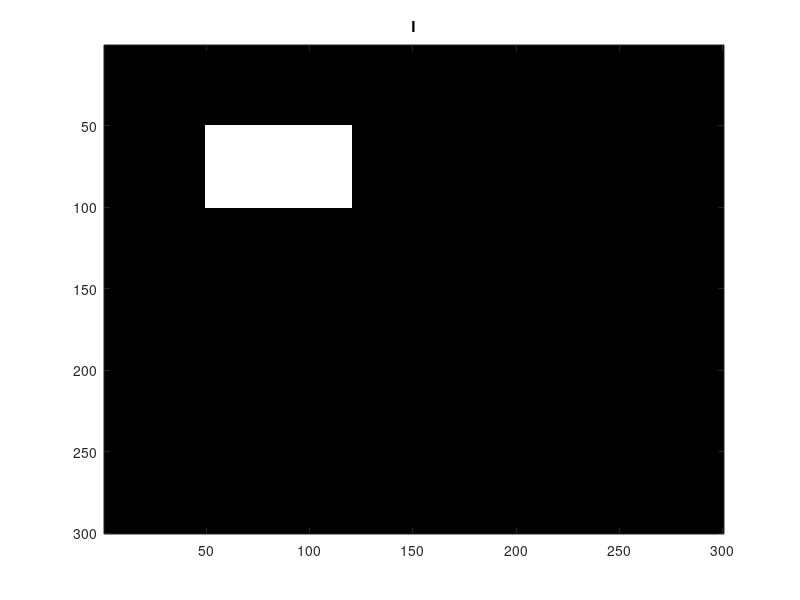
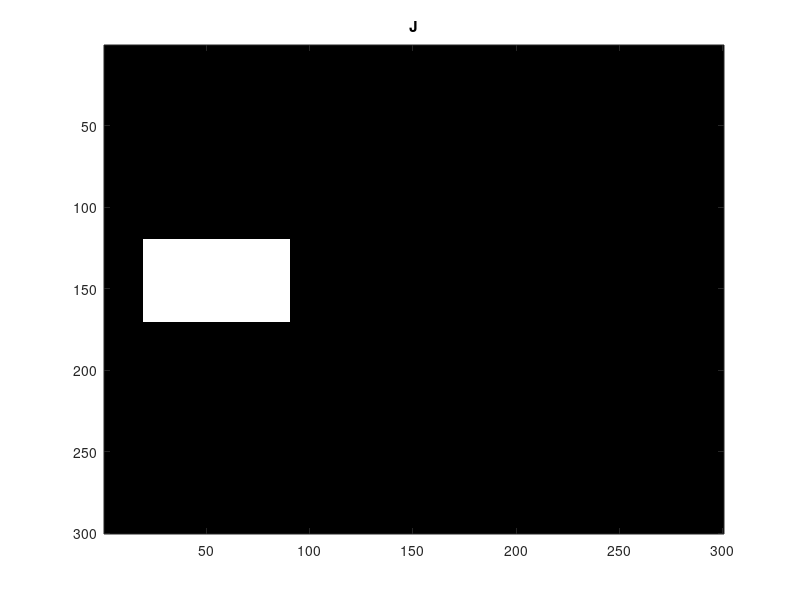

These charts were generated, in order, by the following MATLAB code: (Note: this script raises an error after producing the figures.)
%% Assignment 5 : Question 6

%% With noise-free inputs
tic;
disp('Inputs');
I = zeros(300, 300);
I(50:100, 50:120) = 255;
J = zeros(300, 300);
J(120:170, 20:90) = 255;

figure; colormap gray;
imagesc(I); title('I'); 
figure; colormap gray;
imagesc(J); title('J'); 

myCrossPowerSpectrum(I, J);
toc;
snapnow;

%% With noisy inputs
tic;
rng(0);
I = I + randn(size(I)) * 20;
J = J + randn(size(J)) * 20;

disp('Noisy inputs');
figure;
colormap gray;
imagesc(I); title('Noisy I');
figure; 
colormap gray;
imagesc(J); title('Noisy J');

myCrossPowerSpectrum(I, J);
toc;
snapnow;

%% Conclusion
% The marker in the outputs indicates the position of the impulse. As
% mentioned in the paper, this impulse indicates the translation difference
% between two input images. Note that these translations are periodic, i.e.
% a translation of $X$ along a dimension is same as a translation of $N -
% X$ in the opposite direction. Thus, the values obtained match with
% expected values. Moreover, addition of noise spreads the impulse response
% along both dimensions i.e. instead of a single bright pixel, we get a set
% of pixels with varying intensities.
%
% The complexity of the FFT based method is $O(MN\log(MN)$ where the image
% is of dimension $M\times N$. However, for pixel based methods the
% complexity will be $O(MN)^2$ (considering all MN overlaps, and complexity
% of $O(MN)$ for finding correlation/similarity for each overlap.
